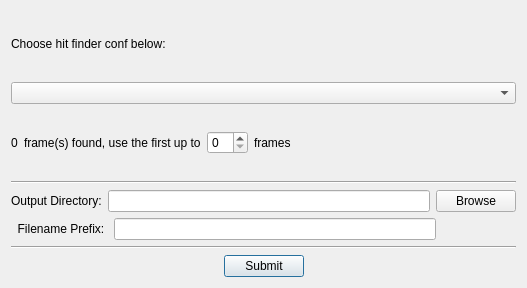
<?xml version="1.0" encoding="UTF-8"?>
<ui version="4.0">
 <class>Dialog</class>
 <widget class="QDialog" name="Dialog">
  <property name="geometry">
   <rect>
    <x>0</x>
    <y>0</y>
    <width>527</width>
    <height>288</height>
   </rect>
  </property>
  <property name="windowTitle">
   <string>Generate Peak Powder</string>
  </property>
  <layout class="QVBoxLayout" name="verticalLayout">
   <item>
    <layout class="QHBoxLayout" name="horizontalLayout">
     <item>
      <widget class="QLabel" name="label">
       <property name="text">
        <string>Choose hit finder conf below:</string>
       </property>
      </widget>
     </item>
     <item>
      <spacer name="horizontalSpacer">
       <property name="orientation">
        <enum>Qt::Horizontal</enum>
       </property>
       <property name="sizeHint" stdset="0">
        <size>
         <width>40</width>
         <height>20</height>
        </size>
       </property>
      </spacer>
     </item>
    </layout>
   </item>
   <item>
    <widget class="QComboBox" name="combo_box"/>
   </item>
   <item>
    <layout class="QHBoxLayout" name="horizontalLayout_2">
     <item>
      <widget class="QLabel" name="label_6">
       <property name="lineWidth">
        <number>20</number>
       </property>
       <property name="text">
        <string>0</string>
       </property>
      </widget>
     </item>
     <item>
      <widget class="QLabel" name="label_2">
       <property name="text">
        <string>frame(s) found, use the first up to</string>
       </property>
      </widget>
     </item>
     <item>
      <widget class="QSpinBox" name="spin_box"/>
     </item>
     <item>
      <widget class="QLabel" name="label_3">
       <property name="text">
        <string>frames</string>
       </property>
      </widget>
     </item>
     <item>
      <spacer name="horizontalSpacer_2">
       <property name="orientation">
        <enum>Qt::Horizontal</enum>
       </property>
       <property name="sizeHint" stdset="0">
        <size>
         <width>40</width>
         <height>20</height>
        </size>
       </property>
      </spacer>
     </item>
    </layout>
   </item>
   <item>
    <widget class="Line" name="line">
     <property name="orientation">
      <enum>Qt::Horizontal</enum>
     </property>
    </widget>
   </item>
   <item>
    <layout class="QHBoxLayout" name="horizontalLayout_3" stretch="1,4,1">
     <item>
      <widget class="QLabel" name="label_4">
       <property name="text">
        <string>Output Directory:</string>
       </property>
      </widget>
     </item>
     <item>
      <widget class="QLineEdit" name="line_edit_1"/>
     </item>
     <item>
      <widget class="QPushButton" name="browse_btn">
       <property name="focusPolicy">
        <enum>Qt::NoFocus</enum>
       </property>
       <property name="text">
        <string>Browse</string>
       </property>
      </widget>
     </item>
    </layout>
   </item>
   <item>
    <layout class="QHBoxLayout" name="horizontalLayout_4" stretch="1,4,1">
     <item>
      <widget class="QLabel" name="label_5">
       <property name="text">
        <string>  Filename Prefix: </string>
       </property>
      </widget>
     </item>
     <item>
      <widget class="QLineEdit" name="line_edit_2"/>
     </item>
     <item>
      <spacer name="horizontalSpacer_3">
       <property name="orientation">
        <enum>Qt::Horizontal</enum>
       </property>
       <property name="sizeHint" stdset="0">
        <size>
         <width>40</width>
         <height>20</height>
        </size>
       </property>
      </spacer>
     </item>
    </layout>
   </item>
   <item>
    <widget class="Line" name="line_2">
     <property name="orientation">
      <enum>Qt::Horizontal</enum>
     </property>
    </widget>
   </item>
   <item>
    <layout class="QHBoxLayout" name="horizontalLayout_5">
     <item>
      <spacer name="horizontalSpacer_4">
       <property name="orientation">
        <enum>Qt::Horizontal</enum>
       </property>
       <property name="sizeHint" stdset="0">
        <size>
         <width>40</width>
         <height>20</height>
        </size>
       </property>
      </spacer>
     </item>
     <item>
      <widget class="QPushButton" name="submit_btn">
       <property name="text">
        <string>Submit</string>
       </property>
      </widget>
     </item>
     <item>
      <spacer name="horizontalSpacer_5">
       <property name="orientation">
        <enum>Qt::Horizontal</enum>
       </property>
       <property name="sizeHint" stdset="0">
        <size>
         <width>40</width>
         <height>20</height>
        </size>
       </property>
      </spacer>
     </item>
    </layout>
   </item>
  </layout>
 </widget>
 <resources/>
 <connections/>
</ui>
